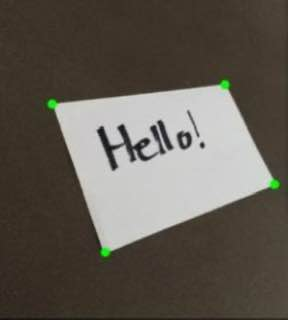
#> input picture photo3.jpg, 288 x 320 px
$ python PerspectiveTransformation.py
#> lines starting #> are read from the running program, lines starting #| are printed output that depends on the picture

import cv2
import numpy as np


# Read the input image
image = cv2.imread('photo3.jpg')
#> image is the input picture: shape (320, 288, 3); mean B, G, R 82.1, 90.5, 96.9

width, height = 280, 311

# Define source and destination points
source_points = np.float32([
    [51, 101],
    [217, 82],
    [103, 244],
    [265, 179]
])

destination_points = np.float32([
    [0, 0],
    [400, 0],
    [0, 400],
    [400, 400]
])

# Calculate the perspective transform matrix
M = cv2.getPerspectiveTransform(source_points, destination_points)

# Warp the image using the perspective transform matrix
transformed_image = cv2.warpPerspective(image, M, (width, height))
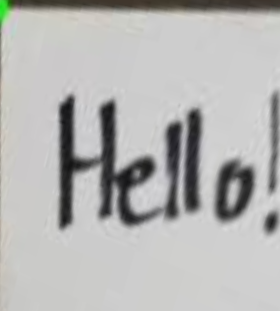
#> transformed_image: shape (311, 280, 3); mean B, G, R 180, 181.3, 181.5

# Display the original and transformed images
cv2.imshow('Original Image', image)
cv2.imshow('Transformed Image', transformed_image)
cv2.waitKey(0)
cv2.destroyAllWindows()

$ run again, with photo1.jpg copied over photo3.jpg
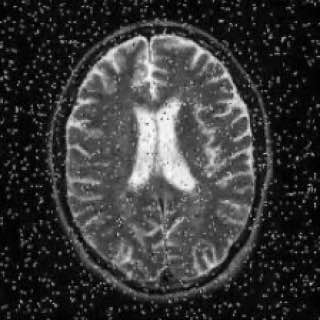
#> input picture photo1.jpg, 320 x 320 px
#> image is the input picture: shape (320, 320, 3); min 0, max 255, mean 56.6
#> `transformed_image = cv2.warpPerspective(image, M, (width, height))`:
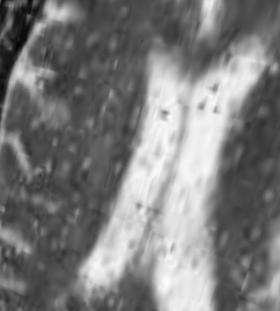
#> transformed_image: shape (311, 280, 3); min 2, max 254, mean 123.7

$ run again, with photo2.jpg copied over photo3.jpg
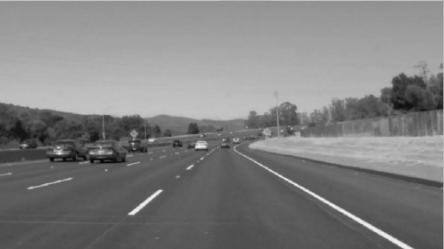
#> input picture photo2.jpg, 444 x 249 px
#> image is the input picture: shape (249, 444, 3); min 3, max 254, mean 127.9
#> `transformed_image = cv2.warpPerspective(image, M, (width, height))`:
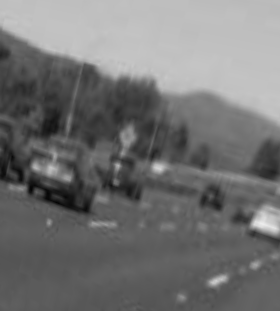
#> transformed_image: shape (311, 280, 3); min 4, max 236, mean 114.8

$ run again, with photo4.jpg copied over photo3.jpg
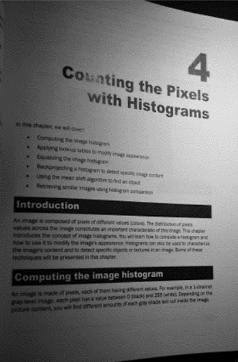
#> input picture photo4.jpg, 238 x 362 px
#> image is the input picture: shape (362, 238, 3); min 0, max 244, mean 109.1
#> `transformed_image = cv2.warpPerspective(image, M, (width, height))`:
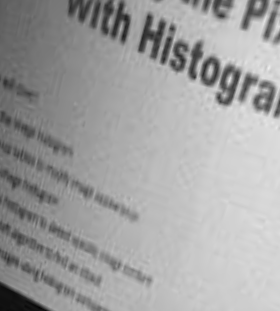
#> transformed_image: shape (311, 280, 3); min 4, max 237, mean 160.7
